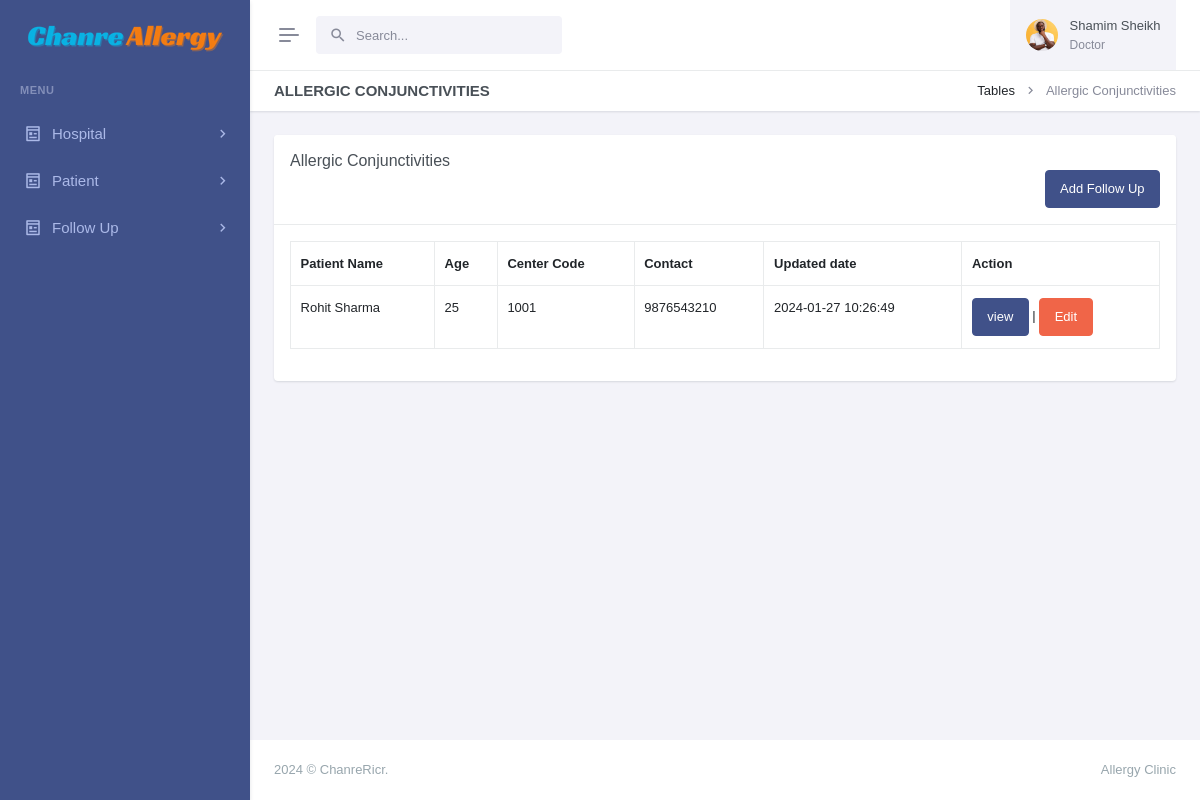
The page /view-conjunctivities.php?pid=12222 (signed in) on the database its author committed.
### tables this page shows
CREATE TABLE `patients` (
  `id` int(11) NOT NULL,
  `patient_name` varchar(255) NOT NULL,
  `patient_id` varchar(50) DEFAULT NULL,
  `age` int(11) DEFAULT NULL,
  `sex` varchar(25) DEFAULT NULL,
  `physician` varchar(255) DEFAULT NULL,
  `address` varchar(255) DEFAULT NULL,
  `mobile` varchar(15) DEFAULT NULL,
  `email` varchar(255) DEFAULT NULL,
  `updatedBy` varchar(255) DEFAULT NULL,
  `centerName` varchar(255) DEFAULT NULL,
  `centerCode` varchar(10) DEFAULT NULL,
  `createdAt` timestamp NOT NULL DEFAULT current_timestamp()
);

CREATE TABLE `tbl_conjunctivities` (
  `id` int(11) NOT NULL,
  `itching` varchar(30) DEFAULT NULL,
  `tearing` varchar(30) DEFAULT NULL,
  `redness` varchar(30) DEFAULT NULL,
  `discomfort` varchar(30) DEFAULT NULL,
  `discharge` varchar(30) DEFAULT NULL,
  `photophobia` varchar(30) DEFAULT NULL,
  `seasonal` varchar(30) DEFAULT NULL,
  `perinneal` varchar(30) DEFAULT NULL,
  `intermittent` varchar(30) DEFAULT NULL,
  `persistent` varchar(30) DEFAULT NULL,
  `bothersome` varchar(30) DEFAULT NULL,
  `vision` varchar(30) DEFAULT NULL,
  `interference` varchar(30) DEFAULT NULL,
  `activities` varchar(30) DEFAULT NULL,
  `centerCode` varchar(100) DEFAULT NULL,
  `centerName` varchar(100) DEFAULT NULL,
  `patient_id` varchar(100) DEFAULT NULL,
  `updatedBy` varchar(100) DEFAULT NULL,
  `createdAt` timestamp NULL DEFAULT current_timestamp()
);

### view-conjunctivities.php (the view, shortened to what this page needs)
<?php
include('layout/config.php');
if (strlen($_SESSION['login']) == 0) {
    header('location:index.php');
} else {
    $postid = intval($_GET['pid']);
    ?>
<!doctype html>
<html lang="en" data-layout="vertical" data-topbar="light" data-sidebar="dark" data-sidebar-size="lg"
    data-sidebar-image="none" data-preloader="disable">
<head>
    <link rel="stylesheet" href="https://cdn.datatables.net/1.11.5/css/dataTables.bootstrap5.min.css" />
    <link rel="stylesheet" href="https://cdn.datatables.net/responsive/2.2.9/css/responsive.bootstrap.min.css" />
    <link rel="stylesheet" href="https://cdn.datatables.net/buttons/2.2.2/css/buttons.dataTables.min.css">
    <link href="assets/css/bootstrap.min.css" rel="stylesheet" type="text/css" />
    <link href="assets/css/icons.min.css" rel="stylesheet" type="text/css" />
    <link href="assets/css/app.min.css" rel="stylesheet" type="text/css" />
    <link href="assets/css/custom.min.css" rel="stylesheet" type="text/css" />
</head>
<body>
    <div id="layout-wrapper">
        <?php include('admin/header.php') ?>
        <?php include('admin/leftsidebar.php') ?>
        <div class="main-content">
            <div class="page-content">
                <div class="container-fluid">
                    <div class="row">
                        <div class="col-12">
                            <div class="page-title-box d-sm-flex align-items-center justify-content-between">
                                <h4 class="mb-sm-0">Allergic Conjunctivities</h4>
                                <div class="page-title-right">
                                    <ol class="breadcrumb m-0">
                                        <li class="breadcrumb-item"><a href="javascript: void(0);">Tables</a></li>
                                        <li class="breadcrumb-item active">Allergic Conjunctivities</li>
                                    </ol>
                                </div>
                            </div>
                        </div>
                    </div>
                    <div class="row">
                        <div class="col-lg-12">
                            <div class="card">
                                <div class="card-header">
                                    <h5 class="card-title mb-0">Allergic Conjunctivities</h5>
                                    <a href="add-conjuctivities-followup.php?pid=<?php echo $postid; ?>"
                                        style=" float:right" class="btn btn-primary">Add Follow Up</a>
                                </div>
                                <div class="card-body">
                                    <div class="table-responsive">
                                        <table id="buttons-datatables" class="display table table-bordered"
                                            style="width:100%">
                                            <thead>
                                                <tr>
                                                    <th>Patient Name</th>
                                                    <th>Age</th>
                                                    <th>Center Code</th>
                                                    <th>Contact</th>
                                                    <th>Updated date</th>
                                                    <th>Action</th>
                                                </tr>
                                            </thead>
                                            <tbody>
                                                <?php
                                                    $sid = intval($_GET['pid']);
                                                    $users = $_SESSION['adminName'];
                                                    $myquery = mysqli_query($conn, "SELECT *
                                                    FROM patients INNER JOIN tbl_conjunctivities ON patients.patient_id = tbl_conjunctivities.patient_id Where tbl_conjunctivities.updatedBy = '$users' AND tbl_conjunctivities.patient_id = '$sid'");
                                                    while ($row = mysqli_fetch_array($myquery)) {
                                                        ?>
                                                <tr>
                                                    <td>
                                                        <?php echo htmlentities($row['patient_name']) ?>
                                                    </td>
                                                    <td>
                                                        <?php echo htmlentities($row['age']) ?>
                                                    </td>
                                                    <td>
                                                        <?php echo htmlentities($row['centerCode']) ?>
                                                    </td>
                                                    <td>
                                                        <?php echo htmlentities($row['mobile']) ?>
                                                    </td>
                                                    <td>
                                                        <?php echo htmlentities($row['createdAt']) ?>
                                                    </td>
                                                    <td>
                                                        <a href="view-conjunctivities-followup.php?pid=<?php echo htmlentities($row['id']); ?>"
                                                            class=" btn btn-primary">view</a>
                                                        |
                                                        <a class="btn btn-danger"
                                                            href="edit-conjunctivities.php?pid=<?php echo htmlentities($row['id']) ?>">
                                                            Edit</a>
                                                    </td>
                                                </tr>
                                                <?php } ?>
                                        </table>
                                    </div>
                                </div>
                            </div>
                        </div>
                    </div>
                </div>
            </div>
            <?php include('admin/footer.php'); ?>
        </div>
    </div>
</body>
</html>
<?php } ?>

### rows shown on the page
patients: patient_name "Rohit Sharma", age "25", tbl_conjunctivities.centerCode "1001", mobile "9876543210", tbl_conjunctivities.createdAt "2024-01-27 10:26:49"

### other values the page prints
$_SESSION['adminName'] "Shamim Sheikh"
